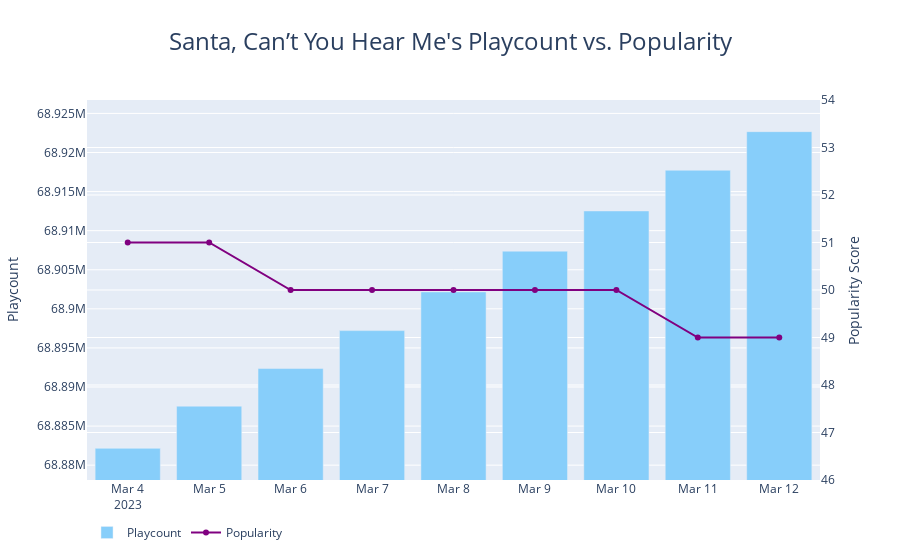

This figure's notebook cell:
### Code cell
plot_track_single(df,"Santa, Can’t You Hear Me")

### Figure 1 — Plotly figure (JSON) as saved in the notebook; plotly's stock layout.template omitted (floating-point values rounded to 4 significant figures)
{"data": [{"marker": {"color": "LightSkyBlue"}, "name": "Playcount", "type": "bar", "x": ["2023-03-04", "2023-03-05", "2023-03-06", "2023-03-07", "2023-03-08", "2023-03-09", "2023-03-10", "2023-03-11", "2023-03-12"], "y": [68882153, 68887549, 68892359, 68897214, 68902166, 68907377, 68912521, 68917729, 68922666]}, {"marker": {"color": "purple"}, "mode": "lines+markers", "name": "Popularity", "type": "scatter", "x": ["2023-03-04", "2023-03-05", "2023-03-06", "2023-03-07", "2023-03-08", "2023-03-09", "2023-03-10", "2023-03-11", "2023-03-12"], "y": [51, 51, 50, 50, 50, 50, 50, 49, 49], "yaxis": "y2"}], "layout": {"legend": {"orientation": "h"}, "title": {"font": {"size": 24}, "text": "Santa, Can’t You Hear Me's Playcount vs. Popularity", "x": 0.5, "xanchor": "center"}, "yaxis": {"range": [68880000.0, 68930000.0], "side": "left", "title": {"text": "Playcount"}}, "yaxis2": {"overlaying": "y", "range": [46, 54], "side": "right", "tickmode": "auto", "title": {"text": "Popularity Score"}}}}
